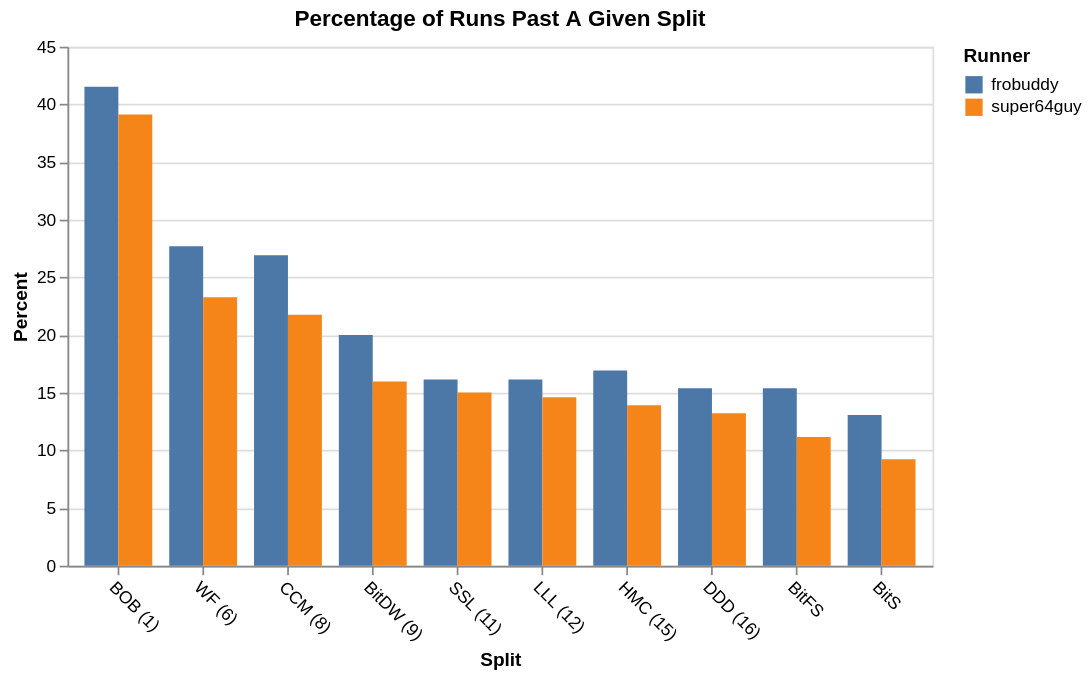

This figure's notebook cell:
### Code cell
from livesplit_parser.livesplit_data import LivesplitData
from livesplit_parser.runner_data import RunnerData

frobuddy = LivesplitData('frobuddy_sm64_16star.lss', time_key="RealTime")
super64guy = LivesplitData('super64guy_sm64_16star.lss', time_key="RealTime")
frobad = LivesplitData('frobuddyoldsplits.lss', time_key="RealTime")
test_dict = RunnerData({'frobuddy':frobuddy, 'super64guy':super64guy})
test_dict.add_runner_data('frobad', frobad)
#test_dict = RunnerData({'super64guy':super64guy, 'frobuddy':frobuddy})

test_dict.plot_percent_past(True)

#frobuddy.plot_completed_runs_lineplot()

### Figure 1 — Vega-Lite specification as saved in the notebook (floating-point values rounded to 4 significant figures)
{"config": {"view": {"continuousWidth": 300, "continuousHeight": 300}}, "data": {"name": "data-0a9eb524d322355abc08ff758135e84a"}, "mark": {"type": "bar"}, "encoding": {"color": {"field": "Runner", "title": "Runner", "type": "nominal"}, "x": {"axis": {"labelAngle": 45}, "field": "Split", "sort": ["BOB (1)", "WF (6)", "CCM (8)", "BitDW (9)", "SSL (11)", "LLL (12)", "HMC (15)", "DDD (16)", "BitFS", "BitS"], "title": "Split", "type": "nominal"}, "xOffset": {"field": "Runner", "type": "nominal"}, "y": {"field": "Percent", "title": "Percent", "type": "quantitative"}}, "height": 300, "title": "Percentage of Runs Past A Given Split", "width": 500, "$schema": "https://vega.github.io/schema/vega-lite/v5.20.1.json", "datasets": {"data-0a9eb524d322355abc08ff758135e84a": [{"Runner": "frobuddy", "Split": "BOB (1)", "Percent": 41.54}, {"Runner": "super64guy", "Split": "BOB (1)", "Percent": 39.12}, {"Runner": "frobuddy", "Split": "WF (6)", "Percent": 27.69}, {"Runner": "super64guy", "Split": "WF (6)", "Percent": 23.28}, {"Runner": "frobuddy", "Split": "CCM (8)", "Percent": 26.92}, {"Runner": "super64guy", "Split": "CCM (8)", "Percent": 21.76}, {"Runner": "frobuddy", "Split": "BitDW (9)", "Percent": 20.0}, {"Runner": "super64guy", "Split": "BitDW (9)", "Percent": 15.98}, {"Runner": "frobuddy", "Split": "SSL (11)", "Percent": 16.15}, {"Runner": "super64guy", "Split": "SSL (11)", "Percent": 15.01}, {"Runner": "frobuddy", "Split": "LLL (12)", "Percent": 16.15}, {"Runner": "super64guy", "Split": "LLL (12)", "Percent": 14.6}, {"Runner": "frobuddy", "Split": "HMC (15)", "Percent": 16.92}, {"Runner": "super64guy", "Split": "HMC (15)", "Percent": 13.91}, {"Runner": "frobuddy", "Split": "DDD (16)", "Percent": 15.38}, {"Runner": "super64guy", "Split": "DDD (16)", "Percent": 13.22}, {"Runner": "frobuddy", "Split": "BitFS", "Percent": 15.38}, {"Runner": "super64guy", "Split": "BitFS", "Percent": 11.16}, {"Runner": "frobuddy", "Split": "BitS", "Percent": 13.08}, {"Runner": "super64guy", "Split": "BitS", "Percent": 9.229}]}}
